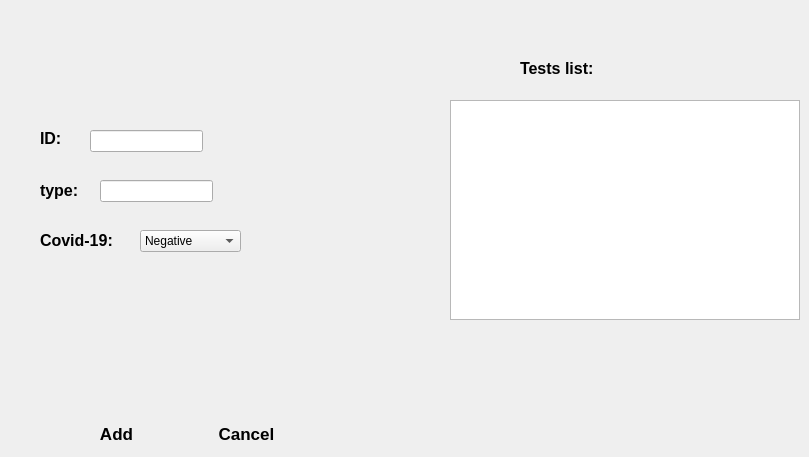
   <widget class="QWidget" name="page_5">
    <widget class="QLineEdit" name="lineEdit_typep5">
     <property name="geometry">
      <rect>
       <x>100</x>
       <y>180</y>
       <width>113</width>
       <height>22</height>
      </rect>
     </property>
     <property name="maxLength">
      <number>15</number>
     </property>
    </widget>
    <widget class="QPushButton" name="pushButton_cancelp5">
     <property name="geometry">
      <rect>
       <x>200</x>
       <y>420</y>
       <width>93</width>
       <height>28</height>
      </rect>
     </property>
     <property name="font">
      <font>
       <pointsize>13</pointsize>
       <weight>75</weight>
       <bold>true</bold>
      </font>
     </property>
     <property name="styleSheet">
      <string notr="true">QPushButton{

     background: qlineargradient(x1: 0, y1: 0, x2: 0, y2: 1,
                                 stop: 0 #f7f7f7, stop: 0.4 #f0f0f0,
                                 stop: 0.5 #e8e8e8, stop: 1.0 #dcdcdc);
border-radius:5px;
border-radius:5px;

}



QPushButton:hover{
background:   qlineargradient(x1: 0, y1: 0, x2: 0, y2: 1,
                                 stop: 0 #1b83fe, stop: 0.4 #4399fe,
                                 stop: 0.5 #5da7fe, stop: 1.0 #77b5fe);
color:white;
}</string>
     </property>
     <property name="text">
      <string>Cancel</string>
     </property>
    </widget>
    <widget class="QPushButton" name="pushButtonaddp5">
     <property name="geometry">
      <rect>
       <x>70</x>
       <y>420</y>
       <width>93</width>
       <height>28</height>
      </rect>
     </property>
     <property name="font">
      <font>
       <pointsize>13</pointsize>
       <weight>75</weight>
       <bold>true</bold>
      </font>
     </property>
     <property name="styleSheet">
      <string notr="true">QPushButton{

     background: qlineargradient(x1: 0, y1: 0, x2: 0, y2: 1,
                                 stop: 0 #f7f7f7, stop: 0.4 #f0f0f0,
                                 stop: 0.5 #e8e8e8, stop: 1.0 #dcdcdc);
border-radius:5px;
border-radius:5px;

}



QPushButton:hover{
background:   qlineargradient(x1: 0, y1: 0, x2: 0, y2: 1,
                                 stop: 0 #1b83fe, stop: 0.4 #4399fe,
                                 stop: 0.5 #5da7fe, stop: 1.0 #77b5fe);
color:white;
}</string>
     </property>
     <property name="text">
      <string>Add</string>
     </property>
    </widget>
    <widget class="QLabel" name="label_13">
     <property name="geometry">
      <rect>
       <x>40</x>
       <y>130</y>
       <width>41</width>
       <height>16</height>
      </rect>
     </property>
     <property name="font">
      <font>
       <pointsize>12</pointsize>
       <weight>75</weight>
       <bold>true</bold>
      </font>
     </property>
     <property name="text">
      <string>ID:</string>
     </property>
    </widget>
    <widget class="QLabel" name="label_14">
     <property name="geometry">
      <rect>
       <x>40</x>
       <y>180</y>
       <width>56</width>
       <height>21</height>
      </rect>
     </property>
     <property name="font">
      <font>
       <pointsize>12</pointsize>
       <weight>75</weight>
       <bold>true</bold>
      </font>
     </property>
     <property name="text">
      <string>type:</string>
     </property>
    </widget>
    <widget class="QLineEdit" name="lineEdit_idp5">
     <property name="geometry">
      <rect>
       <x>90</x>
       <y>130</y>
       <width>113</width>
       <height>22</height>
      </rect>
     </property>
     <property name="maxLength">
      <number>8</number>
     </property>
    </widget>
    <widget class="QLabel" name="label_15">
     <property name="geometry">
      <rect>
       <x>40</x>
       <y>230</y>
       <width>101</width>
       <height>21</height>
      </rect>
     </property>
     <property name="font">
      <font>
       <pointsize>12</pointsize>
       <weight>75</weight>
       <bold>true</bold>
      </font>
     </property>
     <property name="text">
      <string>Covid-19:</string>
     </property>
    </widget>
    <widget class="QComboBox" name="comboBoxcovid">
     <property name="geometry">
      <rect>
       <x>140</x>
       <y>230</y>
       <width>101</width>
       <height>22</height>
      </rect>
     </property>
     <item>
      <property name="text">
       <string>Negative</string>
      </property>
     </item>
     <item>
      <property name="text">
       <string>Positive</string>
      </property>
     </item>
    </widget>
    <widget class="QLabel" name="label_16">
     <property name="geometry">
      <rect>
       <x>520</x>
       <y>60</y>
       <width>101</width>
       <height>16</height>
      </rect>
     </property>
     <property name="font">
      <font>
       <pointsize>12</pointsize>
       <weight>75</weight>
       <bold>true</bold>
      </font>
     </property>
     <property name="text">
      <string>Tests list:</string>
     </property>
    </widget>
    <widget class="QTableView" name="tableViewtests_2">
     <property name="geometry">
      <rect>
       <x>450</x>
       <y>100</y>
       <width>350</width>
       <height>220</height>
      </rect>
     </property>
     <property name="styleSheet">
      <string notr="true">background-image: url(:/img/administration/white.jpg);</string>
     </property>
    </widget>
   </widget>
